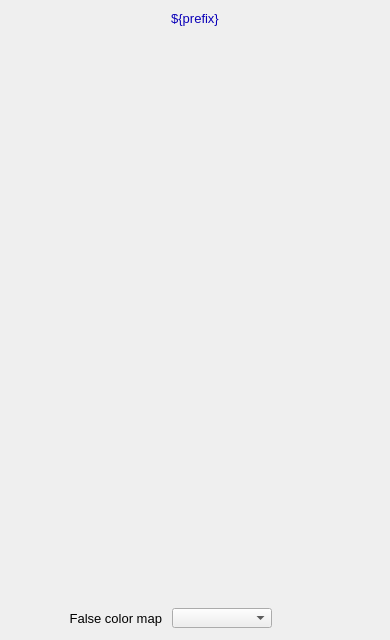
<?xml version="1.0" ?>
<ui version="4.0">
  <class>Dialog</class>
  <widget class="QWidget" name="screen">
    <property name="geometry">
      <rect>
        <x>193</x>
        <y>91</y>
        <width>390</width>
        <height>640</height>
      </rect>
    </property>
    <property name="styleSheet">
      <string notr="true">QWidget#screen {
  color: rgb(0, 0, 0);
  background-color: rgb(187, 187, 187);
  }</string>
    </property>
    <property name="windowTitle">
      <string>NDColorConvert</string>
    </property>
    <widget class="PyDMDrawingRectangle" name="rectangle">
      <property name="geometry">
        <rect>
          <x>0</x>
          <y>5</y>
          <width>390</width>
          <height>25</height>
        </rect>
      </property>
      <property name="brush" stdset="0">
        <brush brushstyle="SolidPattern">
          <color alpha="255">
            <red>218</red>
            <green>218</green>
            <blue>218</blue>
          </color>
        </brush>
      </property>
      <property name="penStyle" stdset="0">
        <enum>Qt::SolidLine</enum>
      </property>
      <property name="penColor" stdset="0">
        <color>
          <red>218</red>
          <green>218</green>
          <blue>218</blue>
        </color>
      </property>
      <property name="penWidth" stdset="0">
        <double>0</double>
      </property>
      <property name="penCapStyle" stdset="0">
        <enum>Qt::FlatCap</enum>
      </property>
      <property name="toolTip">
        <string>rectangle</string>
      </property>
    </widget>
    <widget class="QLabel" name="text">
      <property name="geometry">
        <rect>
          <x>87</x>
          <y>6</y>
          <width>216</width>
          <height>25</height>
        </rect>
      </property>
      <property name="text">
        <string>${prefix}</string>
      </property>
      <property name="font" stdset="0">
        <font>
          <pointsize>10</pointsize>
        </font>
      </property>
      <property name="brush" stdset="0">
        <brush brushstyle="SolidPattern">
          <color alpha="255">
            <red>10</red>
            <green>0</green>
            <blue>184</blue>
          </color>
        </brush>
      </property>
      <property name="toolTip">
        <string>text</string>
      </property>
      <property name="alignment">
        <set>Qt::AlignCenter</set>
      </property>
      <property name="styleSheet">
        <string notr="true">QLabel#text {
  color: rgb(10, 0, 184);
  }</string>
      </property>
    </widget>
    <widget class="PyDMEmbeddedDisplay" name="composite">
      <property name="geometry">
        <rect>
          <x>5</x>
          <y>40</y>
          <width>380</width>
          <height>530</height>
        </rect>
      </property>
      <property name="toolTip">
        <string>composite</string>
      </property>
      <property name="filename" stdset="0">
        <string>PluginBase_V23.ui</string>
      </property>
    </widget>
    <widget class="PyDMFrame" name="composite_1">
      <property name="geometry">
        <rect>
          <x>5</x>
          <y>575</y>
          <width>380</width>
          <height>60</height>
        </rect>
      </property>
      <widget class="PyDMDrawingRectangle" name="rectangle_1">
        <property name="geometry">
          <rect>
            <x>0</x>
            <y>0</y>
            <width>380</width>
            <height>60</height>
          </rect>
        </property>
        <property name="brush" stdset="0">
          <brush brushstyle="NoBrush">
            <color alpha="255">
              <red>0</red>
              <green>0</green>
              <blue>0</blue>
            </color>
          </brush>
        </property>
        <property name="penStyle" stdset="0">
          <enum>Qt::SolidLine</enum>
        </property>
        <property name="penColor" stdset="0">
          <color>
            <red>0</red>
            <green>0</green>
            <blue>0</blue>
          </color>
        </property>
        <property name="penWidth" stdset="0">
          <double>1</double>
        </property>
        <property name="penCapStyle" stdset="0">
          <enum>Qt::FlatCap</enum>
        </property>
        <property name="toolTip">
          <string>rectangle_1</string>
        </property>
      </widget>
      <widget class="PyDMFrame" name="composite_2">
        <property name="geometry">
          <rect>
            <x>7</x>
            <y>8</y>
            <width>366</width>
            <height>20</height>
          </rect>
        </property>
        <widget class="QLabel" name="text_1">
          <property name="geometry">
            <rect>
              <x>5</x>
              <y>575</y>
              <width>150</width>
              <height>20</height>
            </rect>
          </property>
          <property name="text">
            <string>Color mode out</string>
          </property>
          <property name="font" stdset="0">
            <font>
              <pointsize>10</pointsize>
            </font>
          </property>
          <property name="brush" stdset="0">
            <brush brushstyle="SolidPattern">
              <color alpha="255">
                <red>0</red>
                <green>0</green>
                <blue>0</blue>
              </color>
            </brush>
          </property>
          <property name="toolTip">
            <string>text_1</string>
          </property>
          <property name="alignment">
            <set>Qt::AlignRight|Qt::AlignTrailing|Qt::AlignVCenter</set>
          </property>
          <property name="styleSheet">
            <string notr="true">QLabel#text_1 {
  color: rgb(0, 0, 0);
  }</string>
          </property>
        </widget>
        <widget class="PyDMEnumComboBox" name="menu">
          <property name="geometry">
            <rect>
              <x>165</x>
              <y>575</y>
              <width>100</width>
              <height>20</height>
            </rect>
          </property>
          <property name="toolTip">
            <string>${prefix}ColorModeOut</string>
          </property>
          <property name="channel" stdset="0">
            <string>ca://${prefix}ColorModeOut</string>
          </property>
          <property name="font" stdset="0">
            <font>
              <pointsize>10</pointsize>
            </font>
          </property>
          <property name="styleSheet">
            <string notr="true">PyDMEnumComboBox#menu {
  color: rgb(0, 0, 0);
  background-color: rgb(115, 223, 255);
  }</string>
          </property>
        </widget>
        <widget class="PyDMLabel" name="text_update">
          <property name="geometry">
            <rect>
              <x>271</x>
              <y>576</y>
              <width>100</width>
              <height>18</height>
            </rect>
          </property>
          <property name="toolTip">
            <string>PV: ${prefix}ColorModeOut_RBV</string>
          </property>
          <property name="channel" stdset="0">
            <string>ca://${prefix}ColorModeOut_RBV</string>
          </property>
          <property name="font" stdset="0">
            <font>
              <pointsize>10</pointsize>
            </font>
          </property>
          <property name="alignment">
            <set>Qt::AlignLeading|Qt::AlignLeft|Qt::AlignVCenter</set>
          </property>
          <property name="textInteractionFlags">
            <set>Qt::TextSelectableByKeyboard|Qt::TextSelectableByMouse</set>
          </property>
          <property name="styleSheet">
            <string notr="true">PyDMLabel#text_update {
  color: rgb(10, 0, 184);
  background-color: rgb(187, 187, 187);
  }</string>
          </property>
        </widget>
      </widget>
      <widget class="QLabel" name="text_2">
        <property name="geometry">
          <rect>
            <x>7</x>
            <y>33</y>
            <width>150</width>
            <height>20</height>
          </rect>
        </property>
        <property name="text">
          <string>False color map</string>
        </property>
        <property name="font" stdset="0">
          <font>
            <pointsize>10</pointsize>
          </font>
        </property>
        <property name="brush" stdset="0">
          <brush brushstyle="SolidPattern">
            <color alpha="255">
              <red>0</red>
              <green>0</green>
              <blue>0</blue>
            </color>
          </brush>
        </property>
        <property name="toolTip">
          <string>text_2</string>
        </property>
        <property name="alignment">
          <set>Qt::AlignRight|Qt::AlignTrailing|Qt::AlignVCenter</set>
        </property>
        <property name="styleSheet">
          <string notr="true">QLabel#text_2 {
  color: rgb(0, 0, 0);
  }</string>
        </property>
      </widget>
      <widget class="PyDMEnumComboBox" name="menu_1">
        <property name="geometry">
          <rect>
            <x>167</x>
            <y>33</y>
            <width>100</width>
            <height>20</height>
          </rect>
        </property>
        <property name="toolTip">
          <string>${prefix}FalseColor</string>
        </property>
        <property name="channel" stdset="0">
          <string>ca://${prefix}FalseColor</string>
        </property>
        <property name="font" stdset="0">
          <font>
            <pointsize>10</pointsize>
          </font>
        </property>
        <property name="styleSheet">
          <string notr="true">PyDMEnumComboBox#menu_1 {
  color: rgb(0, 0, 0);
  background-color: rgb(115, 223, 255);
  }</string>
        </property>
      </widget>
      <widget class="PyDMLabel" name="text_update_1">
        <property name="geometry">
          <rect>
            <x>273</x>
            <y>34</y>
            <width>100</width>
            <height>18</height>
          </rect>
        </property>
        <property name="toolTip">
          <string>PV: ${prefix}FalseColor_RBV</string>
        </property>
        <property name="channel" stdset="0">
          <string>ca://${prefix}FalseColor_RBV</string>
        </property>
        <property name="font" stdset="0">
          <font>
            <pointsize>10</pointsize>
          </font>
        </property>
        <property name="alignment">
          <set>Qt::AlignLeading|Qt::AlignLeft|Qt::AlignVCenter</set>
        </property>
        <property name="textInteractionFlags">
          <set>Qt::TextSelectableByKeyboard|Qt::TextSelectableByMouse</set>
        </property>
        <property name="styleSheet">
          <string notr="true">PyDMLabel#text_update_1 {
  color: rgb(10, 0, 184);
  background-color: rgb(187, 187, 187);
  }</string>
        </property>
      </widget>
    </widget>
  </widget>
  <customwidgets>
    <customwidget>
      <class>PyDMDrawingRectangle</class>
      <extends>QWidget</extends>
      <header>pydm.widgets.drawing</header>
    </customwidget>
    <customwidget>
      <class>PyDMLabel</class>
      <extends>QLabel</extends>
      <header>pydm.widgets.label</header>
    </customwidget>
    <customwidget>
      <class>PyDMEmbeddedDisplay</class>
      <extends>QFrame</extends>
      <header>pydm.widgets.embedded_display</header>
    </customwidget>
    <customwidget>
      <class>PyDMFrame</class>
      <extends>QFrame</extends>
      <header>pydm.widgets.frame</header>
    </customwidget>
    <customwidget>
      <class>PyDMEnumComboBox</class>
      <extends>QComboBox</extends>
      <header>pydm.widgets.enum_combo_box</header>
    </customwidget>
  </customwidgets>
</ui>
